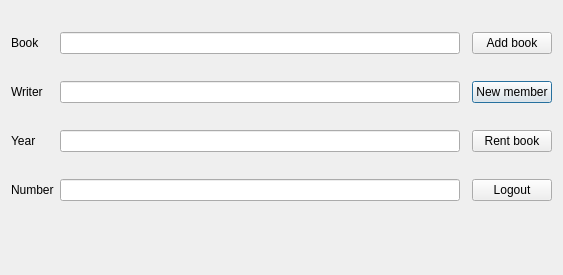
<?xml version="1.0" encoding="UTF-8"?>
<ui version="4.0">
 <class>User</class>
 <widget class="QDialog" name="User">
  <property name="geometry">
   <rect>
    <x>0</x>
    <y>0</y>
    <width>563</width>
    <height>275</height>
   </rect>
  </property>
  <property name="windowTitle">
   <string>Dialog</string>
  </property>
  <layout class="QHBoxLayout" name="horizontalLayout">
   <item>
    <layout class="QGridLayout" name="gridLayout">
     <item row="2" column="0">
      <widget class="QLabel" name="label1">
       <property name="text">
        <string>Year</string>
       </property>
      </widget>
     </item>
     <item row="1" column="3">
      <widget class="QPushButton" name="newMember">
       <property name="text">
        <string>New member</string>
       </property>
      </widget>
     </item>
     <item row="3" column="3">
      <widget class="QPushButton" name="logout">
       <property name="text">
        <string>Logout</string>
       </property>
      </widget>
     </item>
     <item row="0" column="3">
      <widget class="QPushButton" name="addBook">
       <property name="text">
        <string>Add book</string>
       </property>
      </widget>
     </item>
     <item row="3" column="1">
      <widget class="QLineEdit" name="number"/>
     </item>
     <item row="1" column="0">
      <widget class="QLabel" name="label_2">
       <property name="text">
        <string>Writer</string>
       </property>
      </widget>
     </item>
     <item row="2" column="3">
      <widget class="QPushButton" name="rent">
       <property name="text">
        <string>Rent book</string>
       </property>
      </widget>
     </item>
     <item row="0" column="0">
      <widget class="QLabel" name="label">
       <property name="text">
        <string>Book</string>
       </property>
      </widget>
     </item>
     <item row="3" column="0">
      <widget class="QLabel" name="label_4">
       <property name="text">
        <string>Number</string>
       </property>
      </widget>
     </item>
     <item row="2" column="1">
      <widget class="QLineEdit" name="year"/>
     </item>
     <item row="1" column="1">
      <widget class="QLineEdit" name="Writer"/>
     </item>
     <item row="0" column="1">
      <widget class="QLineEdit" name="Book"/>
     </item>
     <item row="4" column="0">
      <widget class="QLabel" name="username">
       <property name="sizePolicy">
        <sizepolicy hsizetype="Preferred" vsizetype="Maximum">
         <horstretch>0</horstretch>
         <verstretch>0</verstretch>
        </sizepolicy>
       </property>
       <property name="text">
        <string/>
       </property>
      </widget>
     </item>
     <item row="4" column="1" colspan="3">
      <widget class="QLabel" name="notice">
       <property name="sizePolicy">
        <sizepolicy hsizetype="Preferred" vsizetype="Maximum">
         <horstretch>0</horstretch>
         <verstretch>0</verstretch>
        </sizepolicy>
       </property>
       <property name="text">
        <string/>
       </property>
      </widget>
     </item>
    </layout>
   </item>
  </layout>
 </widget>
 <resources/>
 <connections/>
</ui>
